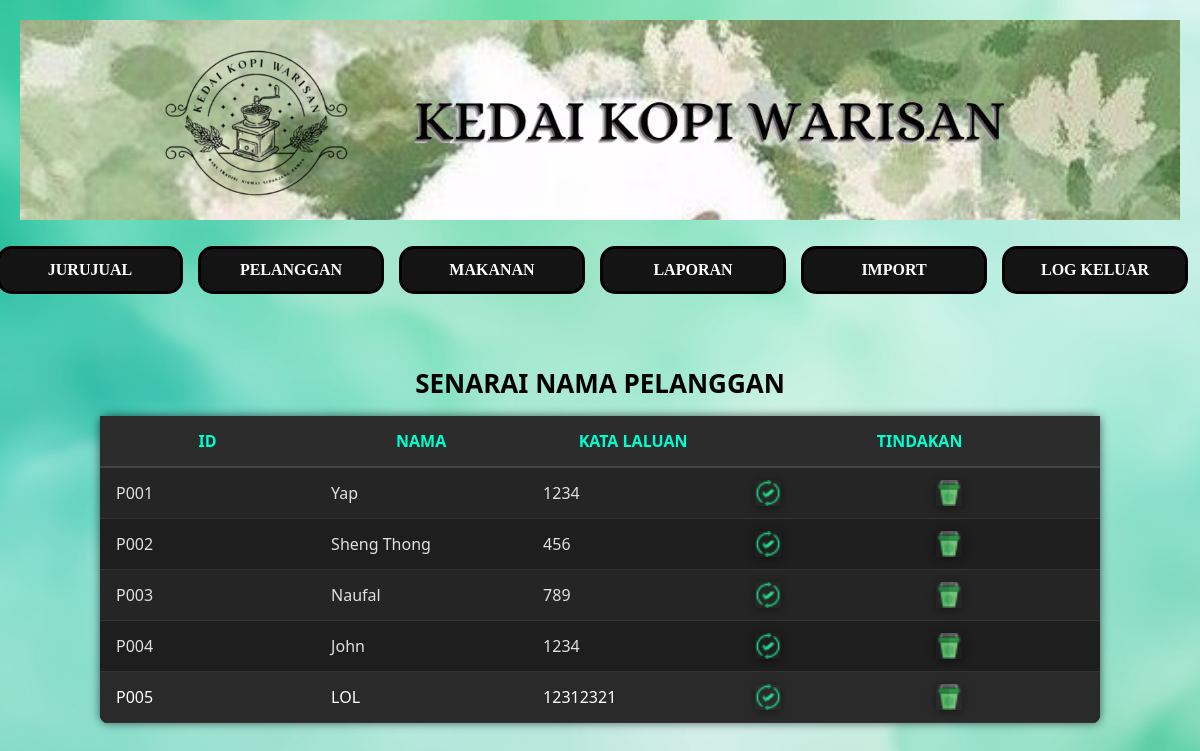
Page /tempahan/pelanggan_senarai.php on the committed database.
### tables this page shows
CREATE TABLE `pelanggan` (
  `idpelanggan` varchar(4) NOT NULL,
  `katalaluan` varchar(8) DEFAULT NULL,
  `namapelanggan` varchar(30) DEFAULT NULL
);

### tempahan/pelanggan_senarai.php (the view, shortened to what this page needs)
<?php
    include("sambungan.php");
	include("jurujual_menu.php");
?>
<link rel="stylesheet" href="asenarai.css">
<table class="pelanggan">
    <caption>SENARAI NAMA PELANGGAN</caption>
    <tr>
        <th>ID</th>
        <th>Nama</th>
        <th>Kata Laluan</th>
        <th colspan="2">Tindakan</th>
    </tr>
    <?php
        $sql = "select * from pelanggan";
        $result = mysqli_query($sambungan, $sql);
        while($pelanggan = mysqli_fetch_array($result)) {
        $idpelanggan = $pelanggan["idpelanggan"];
        echo "<tr>  <td>$pelanggan[idpelanggan]</td>
                    <td class='nama'>$pelanggan[namapelanggan]</td>
                    <td class='katalaluan'>$pelanggan[katalaluan]</td>
                    <td class='actionButton'>
                        <a href='pelanggan_update_admin.php?idpelanggan=$idpelanggan'>
                            <img src='imej/update.png'>
                        </a>
                    </td>
                    <td class='actionButton'>
                        <a href='javascript:padam(\"$idpelanggan\");'>
                            <img src='imej/delete.png'>
                        </a>
                    </td>
               </tr>";
        }
    ?>
</table>

### tempahan/asenarai.css (style rules this page uses)
table { width: 90%; max-width: 1000px; margin: 30px auto; border-collapse: collapse; border-radius: 8px; overflow: hidden; background-color: #1e1e1e; box-shadow: 0 0 10px rgba(0, 0, 0, 0.6); }
caption { font-size: 26px; font-weight: bold; color: black; padding: 15px 0; }
th { background-color: #2c2c2c; color: #00ffd0; padding: 14px; text-transform: uppercase; border-bottom: 2px solid #444; }
td { padding: 12px 16px; border-bottom: 1px solid #333; }
tr:nth-child(even) { background-color: #252525; }
tr:nth-child(odd) { background-color: #1e1e1e; }
tr:last-child td { color: white; background-color: #2a2a2a; }
td.nama, td.katalaluan, td.harga, td.gambar { text-align: left; width: 180px; }
td img { width: 26px; height: 26px; cursor: pointer; transition: transform 0.2s, filter 0.2s; }
td.actionButton img { box-shadow: 0 2px 8px rgba(0, 0, 0, 0.4); transition: filter 0.2s ease-in-out, box-shadow 0.2s ease-in-out; cursor: pointer; }

### rows in the picture
pelanggan: idpelanggan "P001", namapelanggan "Yap", katalaluan "1234"
pelanggan: idpelanggan "P002", namapelanggan "Sheng Thong", katalaluan "456"
pelanggan: idpelanggan "P003", namapelanggan "Naufal", katalaluan "789"
pelanggan: idpelanggan "P004", namapelanggan "John", katalaluan "1234"
pelanggan: idpelanggan "P005", namapelanggan "LOL", katalaluan "12312321"
